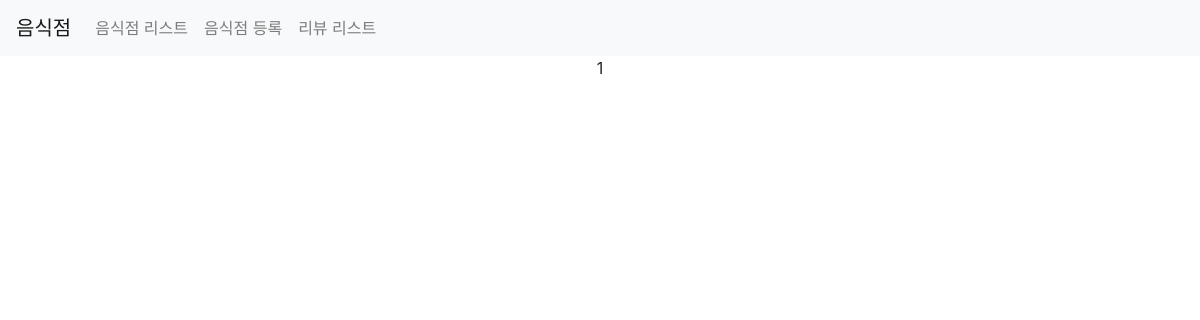
Page /third/list/ on the earlier database version.
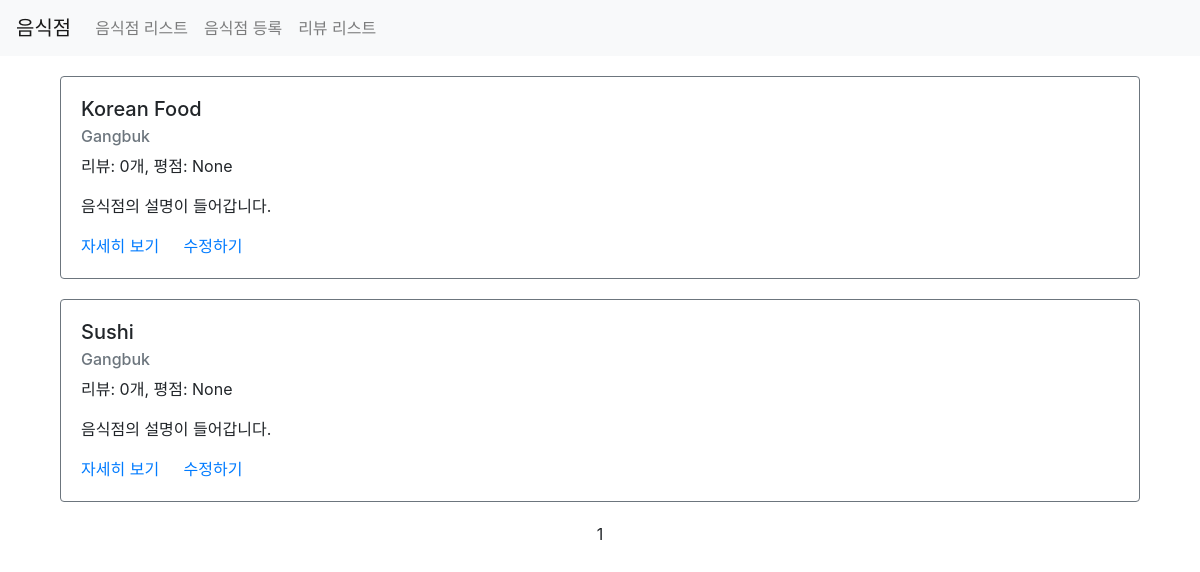
Same page on the later database version.
### third/models.py (models this page shows)
class Restaurant(models.Model):  # Restaurant 라는 상점을 나타내는 모델을 정의
    name = models.CharField(max_length=30)  # 이름
    address = models.CharField(max_length=200)  # 주소
    password = models.CharField(max_length=20, default=None, null=True)
    image = models.CharField(max_length=500, default=None, null=True)
    created_at = models.DateTimeField(
        auto_now_add=True
    )  # 글 작성 시 (이 모델의 데이터(레코드) 저장 시) 생성 시각
    updated_at = models.DateTimeField(auto_now=True)  # 저장된 레코드 수정 시 수정 시각

### third/views.py (the view)
# urls.py: path('list/', views.list, name="list"),
def list(request):
    restaurants = (
        Restaurant.objects.all().annotate(reviews_count=Count("review")).annotate
    )(average_point=Avg("review"))
    paginator = Paginator(restaurants, 5)  # 한 페이지에 5개씩 표시합니다.
    page = request.GET.get("page")  # query params에서 page 데이터를 가져옵니다.
    items = paginator.get_page(page)  # 해당 페이지의 아이템으로 필터링합니다.
    context = {"restaurants": items}
    return render(request, "third/list.html", context)

### third/templates/third/list.html (shortened to what this page needs)
{% extends 'third/base.html' %}
{% load static %}
{% block content %}
<div class="container">
    {% for item in restaurants %}
    <div class="row restaurant-item" style="margin:20px auto;">
        <div class="col-sm-12">
            <div class="card border-secondary">
                <div class="card-body">
                    <h5 class="card-title">{{ item.name }}</h5>
                    <h6 class="card-subtitle mb-2 text-muted">{{ item.address }}</h6>
                    <p class="card-text">리뷰: {{ item.reviews_count }}개, 평점: {{ item.average_point }}</p>
                    <p class="card-text">음식점의 설명이 들어갑니다.</p>
                    <a href="{% url 'restaurant-detail' id=item.id %}" class="card-link">자세히 보기</a>
                    <a href="{% url 'restaurant-update' %}?id={{ item.id }}" class="card-link">수정하기</a>
                </div>
            </div>
        </div>
    </div>
    {% endfor %}
    <div class="row">
        <div class="col-sm-12 text-center">
            <div class="pagination">
                <span class="step-links text-center" style="width:100%;">
                    <span class="current">
                        {{ restaurants.number }}
                    </span>
                </span>
            </div>
        </div>
    </div>
</div>
{% endblock %}

Differences in the rows shown:
added Restaurant: name "Korean Food", address "Gangbuk", reviews_count "0", average_point "None"
added Restaurant: name "Sushi", address "Gangbuk", reviews_count "0", average_point "None"
